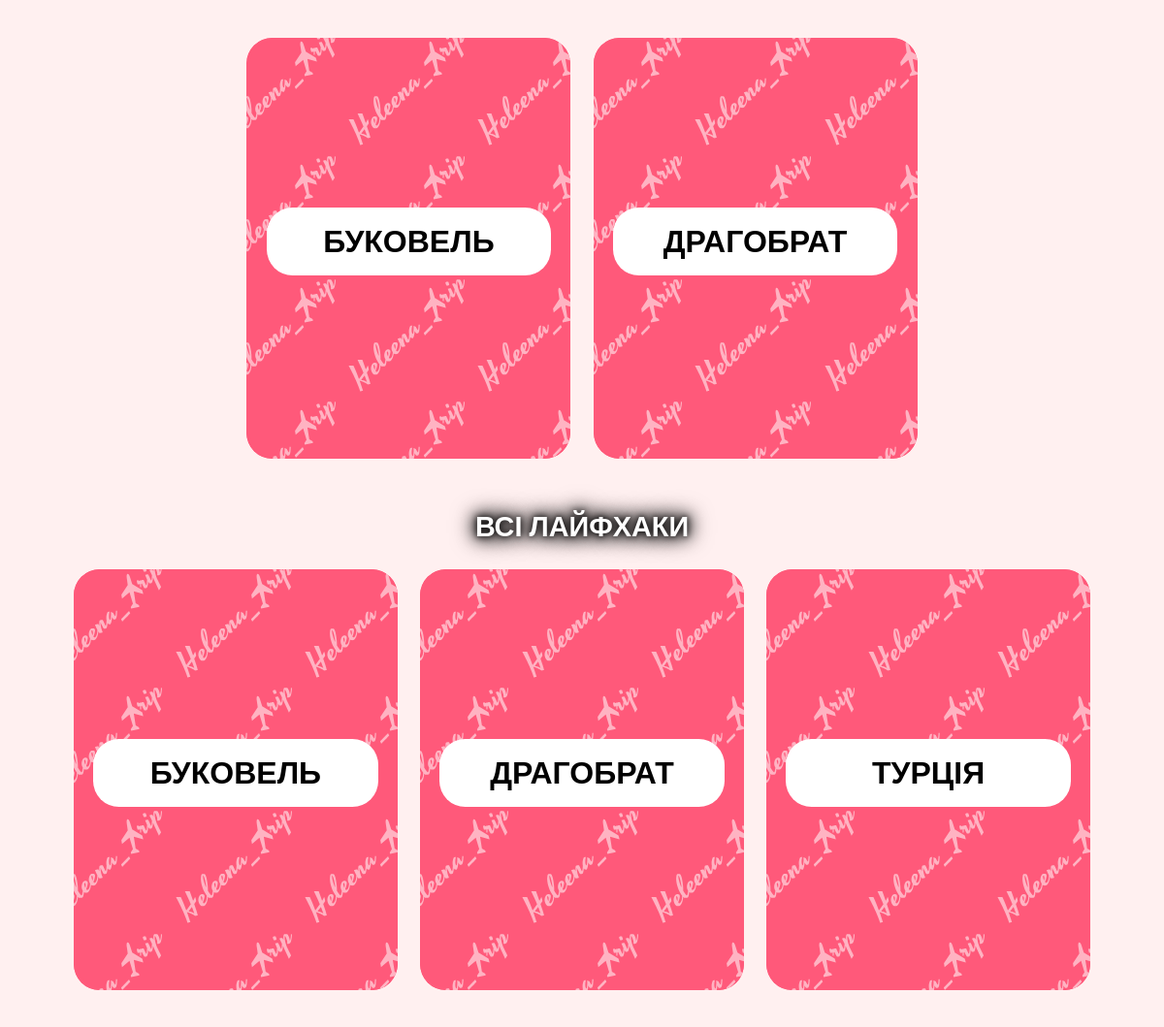
The page /lifehacks (signed in, middle part) on the database as committed earlier.
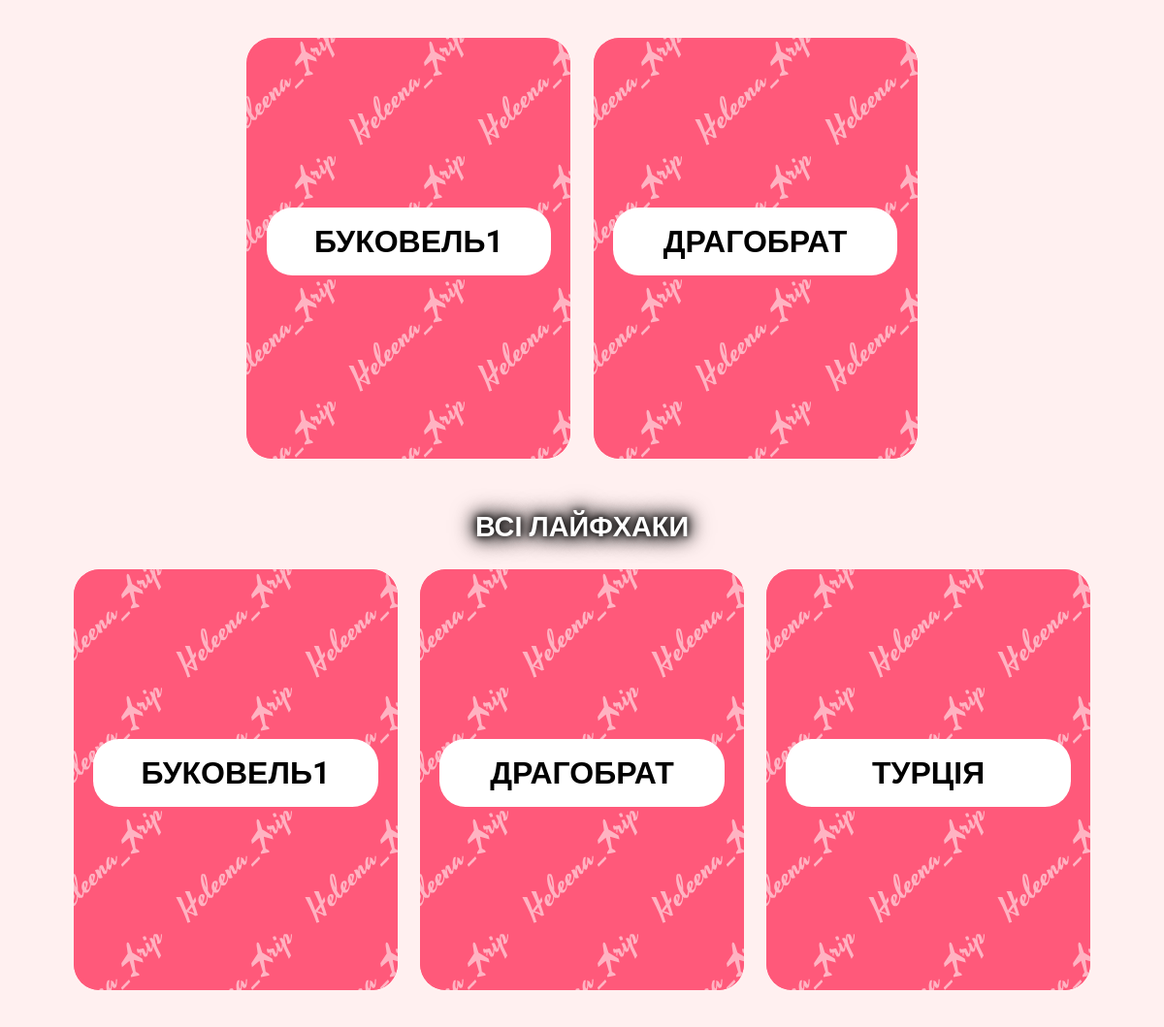
The same page on the database as committed later.
### trip/models.py (models this page shows)
class Lifehack(models.Model):
    name = models.CharField(null=True, max_length=50, verbose_name="Назва лайфхаку")

### trip/views.py (the view)
# urls.py: path('lifehacks', lifehacks, name='lifehacks'),
def lifehacks(request):
    pagetitle = settings.titleLifehacks
    lifehacks = Lifehack.objects.all()
    view_lifehacks = [i for i in lifehacks if (len(i.cards.all()) > 0)]
    return render(request, 'trip/lifehacks.html', {'lifehacks': lifehacks, 'view_lifehacks': view_lifehacks, 'pagetitle': pagetitle})

### trip/context_processors.py (called while the page is built)
def global_contacts(request):
    try:
        contacts = MyContacts.objects.first()
    except MyContacts.DoesNotExist:
        contacts = None
    return {'contacts': contacts}

### trip/templates/trip/lifehacks.html (shortened to what this page needs)
{% extends 'base.html' %}
{% load static %}
{% block main %}
<main>
    <section class="section">
        {% for lifehack in view_lifehacks %}
        <div class="lifehack">
            <a href="{% url 'lifehack' lifehack.pk %}">
                <img class="lifehack__logo1" src={% static "icons/Logo_Semi_Transparent.svg" %} alt="LOGO">
                <img class="lifehack__logo3" src={% static "icons/Logo_Semi_Transparent.svg" %} alt="LOGO">
                <img class="lifehack__logo4" src={% static "icons/Logo_Semi_Transparent.svg" %} alt="LOGO">
                <img class="lifehack__logo6" src={% static "icons/Logo_Semi_Transparent.svg" %} alt="LOGO">
                <img class="lifehack__logo8" src={% static "icons/Logo_Semi_Transparent.svg" %} alt="LOGO">
                <img class="lifehack__logo9" src={% static "icons/Logo_Semi_Transparent.svg" %} alt="LOGO">
                <img class="lifehack__logo11" src={% static "icons/Logo_Semi_Transparent.svg" %} alt="LOGO">
                <img class="lifehack__logo13" src={% static "icons/Logo_Semi_Transparent.svg" %} alt="LOGO">
                <img class="lifehack__logo14" src={% static "icons/Logo_Semi_Transparent.svg" %} alt="LOGO">
                <div class="lifehack__inner-div-lifehack">
                        <h3>{{ lifehack.name }}</h3>
                </div>
            </a>
        </div>
        {% endfor %}
    </section>
    {% if user.username == "helentrip" %}
    <h2>ВСІ ЛАЙФХАКИ</h2>
    <section class="section">
        {% for lifehack in lifehacks %}
        <div class="lifehack">
            <a href="{% url 'lifehack' lifehack.pk %}">
                <img class="lifehack__logo1" src={% static "icons/Logo_Semi_Transparent.svg" %} alt="LOGO">
                <img class="lifehack__logo3" src={% static "icons/Logo_Semi_Transparent.svg" %} alt="LOGO">
                <img class="lifehack__logo4" src={% static "icons/Logo_Semi_Transparent.svg" %} alt="LOGO">
                <img class="lifehack__logo6" src={% static "icons/Logo_Semi_Transparent.svg" %} alt="LOGO">
                <img class="lifehack__logo8" src={% static "icons/Logo_Semi_Transparent.svg" %} alt="LOGO">
                <img class="lifehack__logo9" src={% static "icons/Logo_Semi_Transparent.svg" %} alt="LOGO">
                <img class="lifehack__logo11" src={% static "icons/Logo_Semi_Transparent.svg" %} alt="LOGO">
                <img class="lifehack__logo13" src={% static "icons/Logo_Semi_Transparent.svg" %} alt="LOGO">
                <img class="lifehack__logo14" src={% static "icons/Logo_Semi_Transparent.svg" %} alt="LOGO">
                <div class="lifehack__inner-div-lifehack">
                        <h3>{{ lifehack.name }}</h3>
                </div>
            </a>
        </div>
        {% endfor %}
    </section>
    {% endif %}
{% endblock %}

Rows that differ between the two databases and show on the page:
changed Lifehack: name "БУКОВЕЛЬ" → "БУКОВЕЛЬ1"
